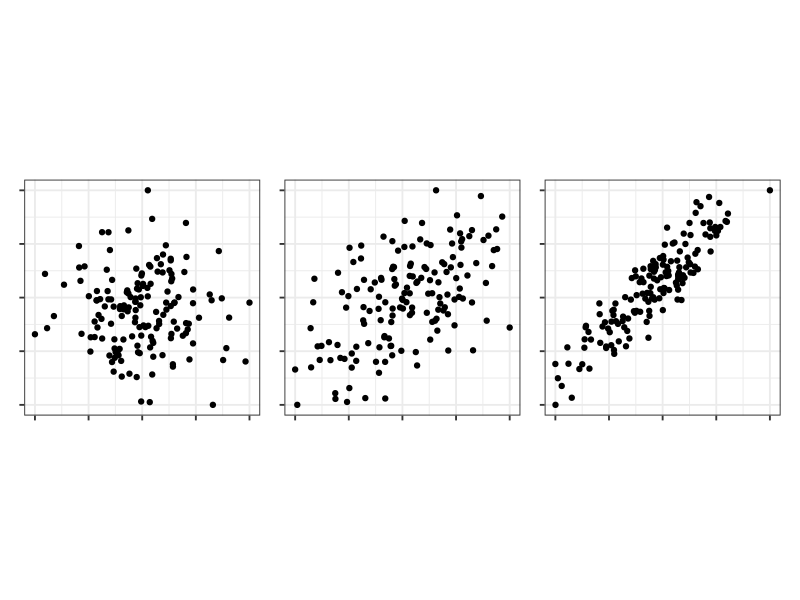
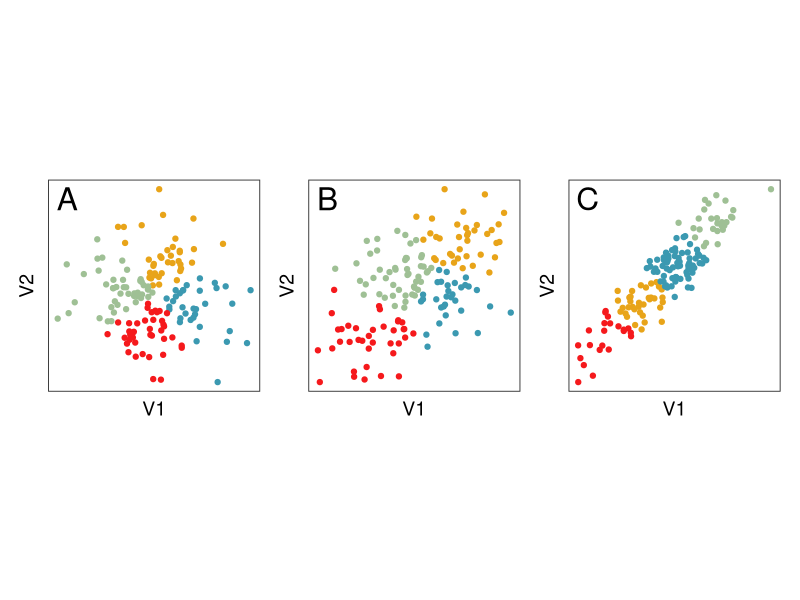
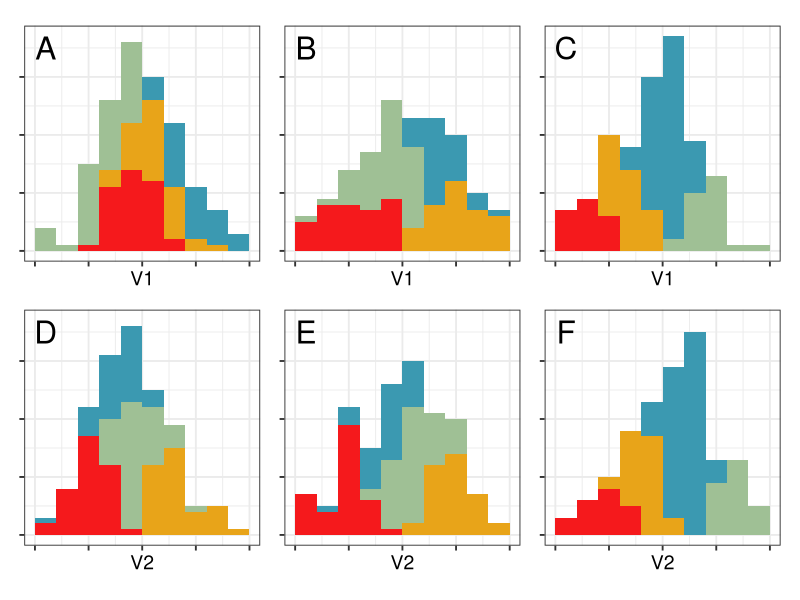
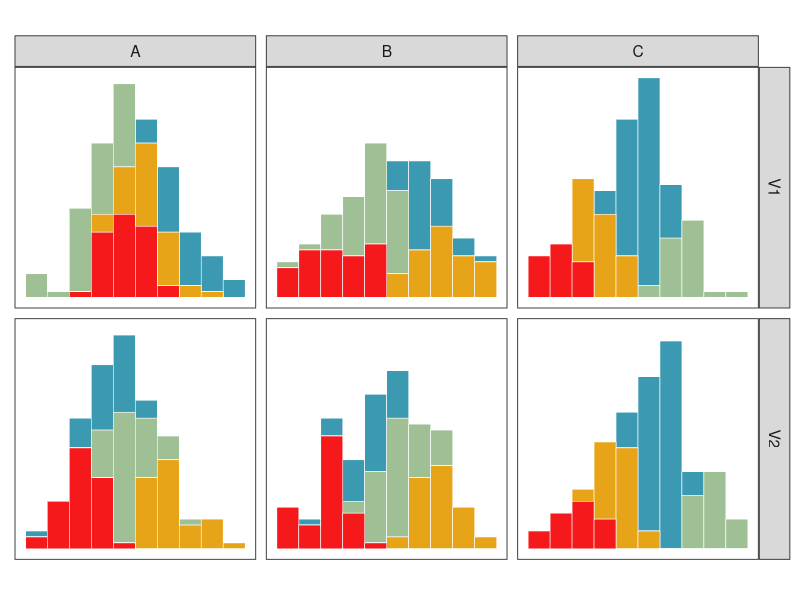
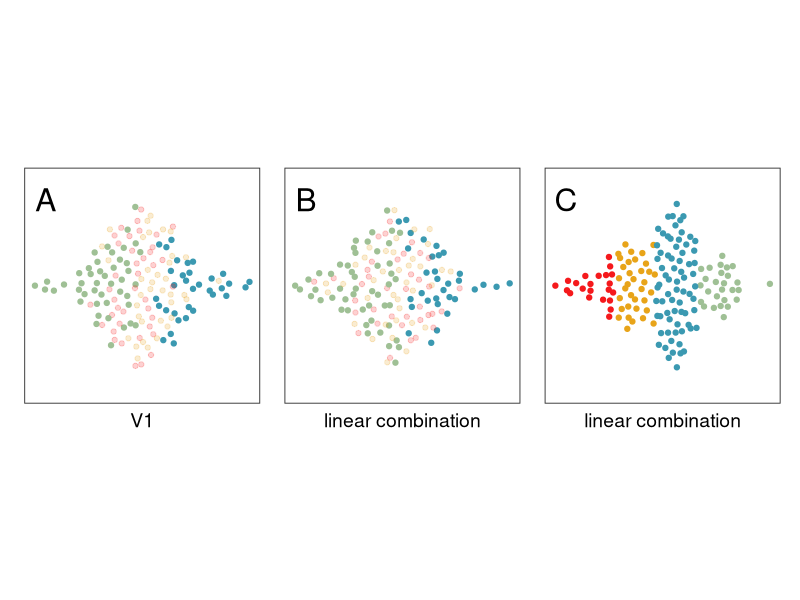

Here is the R script that generated these plots, in order:
# Example in introduction
library(tidyverse)
library(mvtnorm)
library(patchwork)
library(colorspace)
library(ggbeeswarm)

theme_set(theme_bw(base_size = 14) +
            theme(
              aspect.ratio = 1,
              plot.background = element_rect(fill = 'transparent', colour = NA),
              plot.title.position = "plot",
              plot.title = element_text(size = 24),
              panel.background = element_rect(fill = 'transparent', colour = NA),
              legend.background = element_rect(fill = 'transparent', colour = NA),
              legend.key = element_rect(fill = 'transparent', colour = NA)
            )
)

f_std <- function(x) {(x-min(x))/(max(x)-min(x))}
set.seed(914)
blob1 <- rmvnorm(n=155, mean=c(0,0), 
                 sigma=matrix(c(1, 0, 0, 1), 
                              ncol=2, byrow=TRUE)) |> 
  as_tibble() |>
  mutate_all(f_std)
blob2 <- rmvnorm(n=155, mean=c(0,0), 
                 sigma=matrix(c(1, 0.6, 0.6, 1), 
                              ncol=2, byrow=TRUE)) |> 
  as_tibble() |>
  mutate_all(f_std)
blob3 <- rmvnorm(n=155, mean=c(0,0), 
                 sigma=matrix(c(1, 0.9, 0.9, 1), 
                              ncol=2, byrow=TRUE)) |> 
  as_tibble() |>
  mutate_all(f_std)
b1 <- ggplot(blob1, aes(V1, V2)) + 
  geom_point() +
  theme(axis.text = element_blank(),
        axis.title = element_blank())
b2 <- ggplot(blob2, aes(V1, V2)) + 
  geom_point() +
  theme(axis.text = element_blank(),
        axis.title = element_blank())
b3 <- ggplot(blob3, aes(V1, V2)) + 
  geom_point() +
  theme(axis.text = element_blank(),
        axis.title = element_blank())
b1 + b2 + b3 + plot_layout(ncol=3)


set.seed(855)
b1_km <- kmeans(blob1, 4)
b2_km <- kmeans(blob2, 4)
b3_km <- kmeans(blob3, 4)
blob1_cl <- blob1 |>
  mutate(cl = factor(b1_km$cluster))
blob2_cl <- blob2 |>
  mutate(cl = factor(b2_km$cluster))
blob3_cl <- blob3 |>
  mutate(cl = factor(b3_km$cluster))
b4 <- ggplot(blob1_cl, aes(V1, V2, colour=cl)) + 
  geom_point() +
  scale_color_discrete_divergingx(palette="Zissou 1") +
  annotate("text", x=0.05, y=0.95, label="A", size=8) +
  theme(legend.position = "none", 
        axis.text = element_blank(),
        axis.ticks = element_blank(),
        panel.grid = element_blank())
b5 <- ggplot(blob2_cl, aes(V1, V2, colour=cl)) + 
  geom_point() +
  scale_color_discrete_divergingx(palette="Zissou 1") +
  annotate("text", x=0.05, y=0.95, label="B", size=8) +
  theme(legend.position = "none", 
        axis.text = element_blank(),
        axis.ticks = element_blank(),
        panel.grid = element_blank())
b6 <- ggplot(blob3_cl, aes(V1, V2, colour=cl)) + 
  geom_point() +
  scale_color_discrete_divergingx(palette="Zissou 1") +
  annotate("text", x=0.05, y=0.95, label="C", size=8) +
  theme(legend.position = "none", 
        axis.text = element_blank(),
        axis.ticks = element_blank(),
        panel.grid = element_blank())
b4 + b5 + b6 + plot_layout(ncol=3)

b7 <- ggplot(blob1_cl, aes(V1, fill=cl)) + 
  geom_histogram(breaks = seq(0, 1, 0.1)) +
  scale_fill_discrete_divergingx(palette="Zissou 1") +
  ylim(c(0,37)) +
  annotate("text", x=0.05, y=35, label="A", size=8) +
  theme(legend.position = "none", 
        axis.text = element_blank(),
        axis.title.y = element_blank())
b8 <- ggplot(blob2_cl, aes(V1, fill=cl)) + 
  geom_histogram(breaks = seq(0, 1, 0.1)) +
  scale_fill_discrete_divergingx(palette="Zissou 1") +
  ylim(c(0,37)) +
  annotate("text", x=0.05, y=35, label="B", size=8) +
  theme(legend.position = "none", 
        axis.text = element_blank(),
        axis.title.y = element_blank())
b9 <- ggplot(blob3_cl, aes(V1, fill=cl)) + 
  geom_histogram(breaks = seq(0, 1, 0.1)) +
  scale_fill_discrete_divergingx(palette="Zissou 1") +
  ylim(c(0,37)) +
  annotate("text", x=0.05, y=35, label="C", size=8) +
  theme(legend.position = "none", 
        axis.text = element_blank(),
        axis.title.y = element_blank())
b10 <- ggplot(blob1_cl, aes(V2, fill=cl)) + 
  geom_histogram(breaks = seq(0, 1, 0.1)) +
  scale_fill_discrete_divergingx(palette="Zissou 1") +
  ylim(c(0,37)) +
  annotate("text", x=0.05, y=35, label="D", size=8) +
  theme(legend.position = "none", 
        axis.text = element_blank(),
        axis.title.y = element_blank())
b11 <- ggplot(blob2_cl, aes(V2, fill=cl)) + 
  geom_histogram(breaks = seq(0, 1, 0.1)) +
  scale_fill_discrete_divergingx(palette="Zissou 1") +
  ylim(c(0,37)) +
  annotate("text", x=0.05, y=35, label="E", size=8) +
  theme(legend.position = "none", 
        axis.text = element_blank(),
        axis.title.y = element_blank())
b12 <- ggplot(blob3_cl, aes(V2, fill=cl)) + 
  geom_histogram(breaks = seq(0, 1, 0.1)) +
  scale_fill_discrete_divergingx(palette="Zissou 1") +
  ylim(c(0,37)) +
  annotate("text", x=0.05, y=35, label="F", size=8) +
  theme(legend.position = "none", 
        axis.text = element_blank(),
        axis.title.y = element_blank())
b7 + b8 + b9 + b10 + b11 + b12 + plot_layout(ncol=3)

# Use facetting to make connection with plot 1 clearer
blob1_cl <- blob1_cl |>
  mutate(data = "A")
blob2_cl <- blob2_cl |>
  mutate(data = "B")
blob3_cl <- blob3_cl |>
  mutate(data = "C")

blob_all <- bind_rows(blob1_cl, blob2_cl, blob3_cl) |>
  pivot_longer(c(V1, V2), names_to = "var", values_to = "value")

ggplot(blob_all, aes(value, fill=cl)) + 
  geom_histogram(breaks = seq(0, 1, 0.1), 
                 colour="white", linewidth=0.2) +
  scale_fill_discrete_divergingx(palette="Zissou 1") +
  ylim(c(0,37)) +
  facet_grid(var~data) +
  theme(legend.position = "none", 
        axis.text = element_blank(),
        axis.title = element_blank(),
        axis.ticks = element_blank(),
        panel.grid = element_blank())

# Generate a figure to show why linear combinations are needed, and subsetting
blob1_cl <- blob1_cl |>
  mutate(vars_in = ifelse(cl %in% c(1,2), "yes", "no"))
#b13 <- ggplot(filter(blob1_cl, cl %in% c(1,2)), 
#              aes(x=V1, y=1, colour=cl)) + 
b13 <- ggplot(blob1_cl, 
                aes(x=V1, y=1, colour=cl, alpha=vars_in)) + 
  geom_quasirandom() +
  #scale_colour_manual(values=c("#3B99B1", "#9FC095")) +
  scale_colour_discrete_divergingx(palette="Zissou 1") +
  scale_alpha_manual("", values=c(0.2, 1)) +
  annotate("text", x=0.05, y=1.4, label="A", size=8) +
  #xlab("linear combination") +
  ylim(c(0.5, 1.5)) +
  theme(legend.position = "none", 
        axis.text = element_blank(),
        axis.title.y = element_blank(),
        axis.ticks = element_blank(),
        panel.grid = element_blank())

blob2_cl <- blob2_cl |>
  mutate(V1_V2 = 0.7218934*V1 - 0.6920043*V2) |>
  mutate(V1_V2 = (V1_V2 - min(V1_V2))/(max(V1_V2)-min(V1_V2))) |>
  mutate(vars_in = ifelse(cl %in% c(1,2), "yes", "no"))

#b14 <- ggplot(filter(blob2_cl, cl %in% c(1,2)), 
#              aes(x=V1_V2, y=1, colour=cl)) + 
b14 <- ggplot(blob2_cl, 
                aes(x=V1_V2, y=1, colour=cl, alpha=vars_in)) + 
  geom_quasirandom() +
  #scale_colour_manual(values=c("#3B99B1", "#9FC095")) +
  scale_colour_discrete_divergingx(palette="Zissou 1") +
  scale_alpha_manual("", values=c(0.2, 1)) +
  annotate("text", x=0.05, y=1.4, label="B", size=8) +
  xlab("linear combination") +
  ylim(c(0.5, 1.5)) +
  theme(legend.position = "none", 
        axis.text = element_blank(),
        axis.title.y = element_blank(),
        axis.ticks = element_blank(),
        panel.grid = element_blank())

# Use PC1 for data C
prcomp(blob3_cl[,1:2])
blob3_cl <- blob3_cl |>
  mutate(V1_V2 = (0.6920043*V1 + 0.7218934*V2)/sqrt(2))

b15 <- ggplot(blob3_cl, aes(x=V1_V2, y=1, colour=cl)) + 
  geom_quasirandom() +
  scale_colour_discrete_divergingx(palette="Zissou 1") +
  annotate("text", x=0.05, y=1.4, label="C", size=8) +
  xlab("linear combination") +
  ylim(c(0.5, 1.5)) +
  theme(legend.position = "none", 
        axis.text = element_blank(),
        axis.title.y = element_blank(),
        axis.ticks = element_blank(),
        panel.grid = element_blank())
b13 + b14 + b15 + plot_layout(ncol=3)
